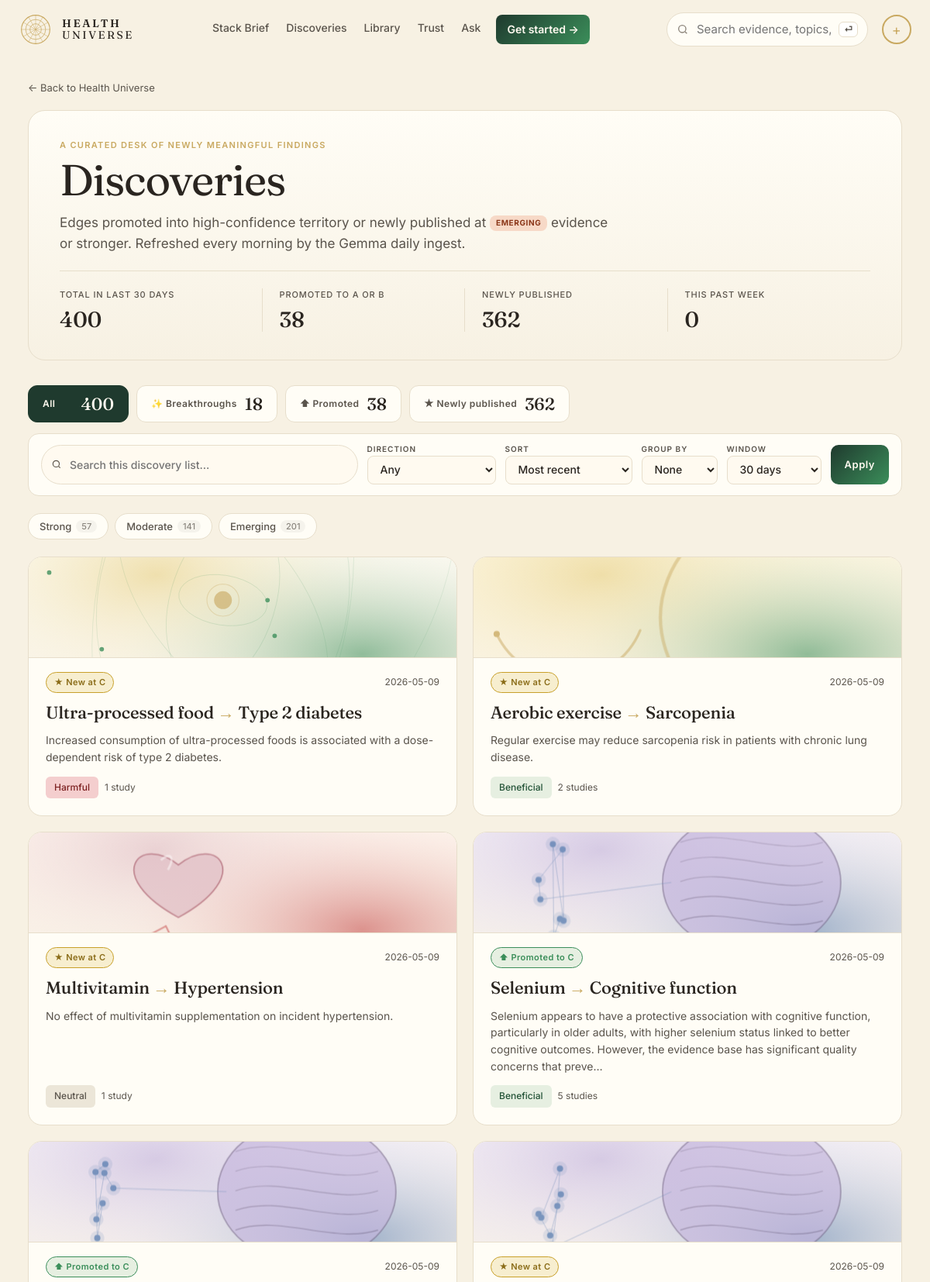
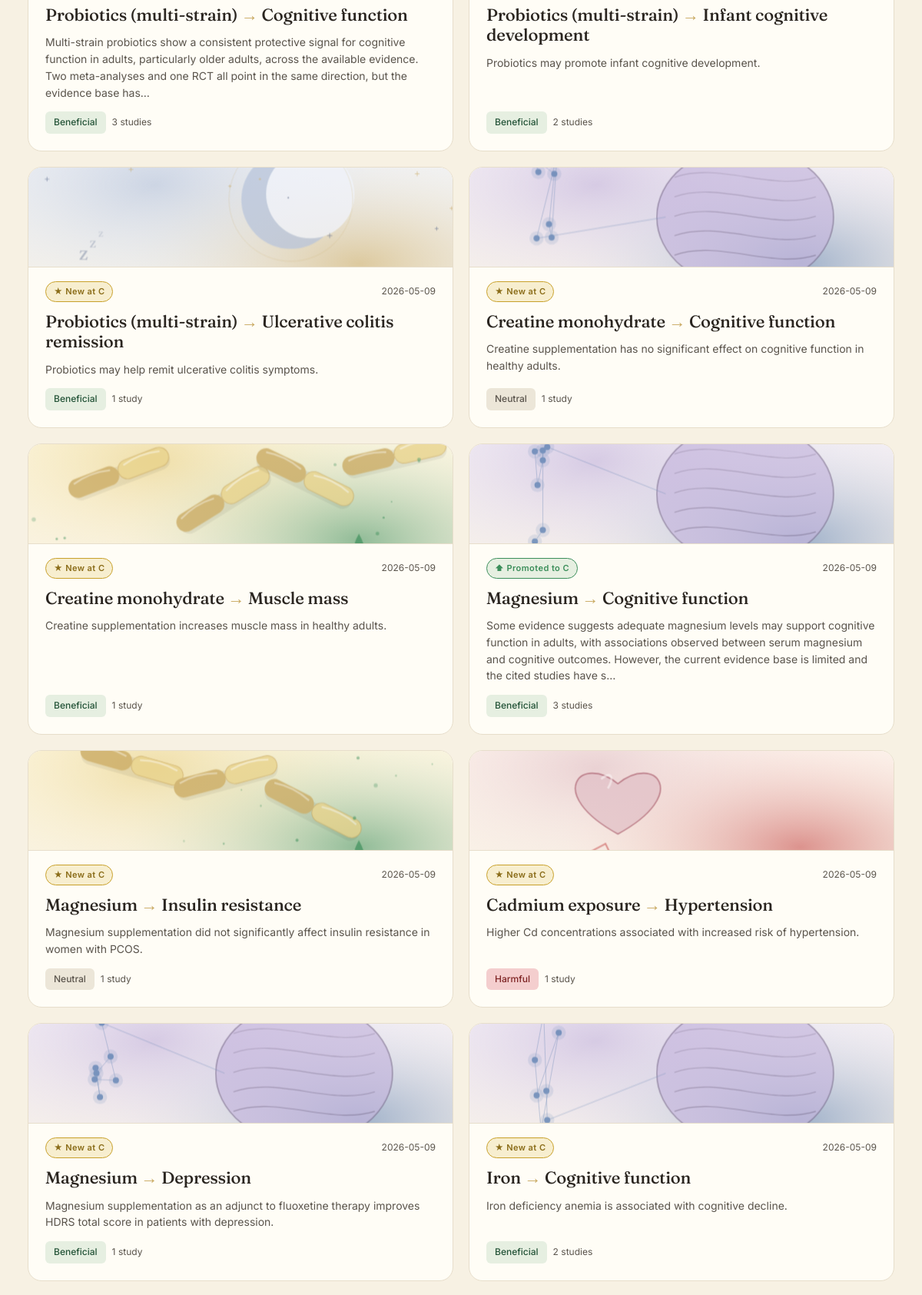
Page /discoveries (upper part) on the committed database (2 pictures, top to bottom).
### tables this page shows
CREATE TABLE edge (
    id              INTEGER PRIMARY KEY,
    factor_id       INTEGER NOT NULL REFERENCES entity(id),
    outcome_id      INTEGER NOT NULL REFERENCES entity(id),
    direction       TEXT NOT NULL CHECK (direction IN (
                      'protective','harmful','neutral','u_shaped','mixed')),
    tier            TEXT NOT NULL CHECK (tier IN ('A','B','C','D','X','deprecated')),
    effect_size     TEXT,         -- qualitative: trivial/small/moderate/large
    effect_quant    TEXT,         -- e.g. "RR 0.82 (0.74-0.91)"
    population      TEXT,         -- e.g. "adults>50; ApoE4 carriers"
    mechanism       TEXT,         -- 1-paragraph plain English
    summary         TEXT,         -- card body copy
    caveats         TEXT,
    seed_source     TEXT NOT NULL CHECK (seed_source IN ('claude_seed','gemma_daily','manual')),
    created_at      TEXT NOT NULL DEFAULT (datetime('now')),
    updated_at      TEXT NOT NULL DEFAULT (datetime('now')),
    last_reviewed   TEXT NOT NULL DEFAULT (datetime('now')), embedding BLOB, embedded_at TEXT, review_status TEXT DEFAULT "unreviewed",
    UNIQUE(factor_id, outcome_id, population)
);

### web/app.py (the view)
@app.get("/discoveries", response_class=HTMLResponse)
def discoveries(request: Request, days: int = 30, page: int = 1,
                tier: str = "", direction: str = "", q: str = "",
                kind: str = "", sort: str = "latest", group: str = ""):
    with connect() as conn:
        all_rows = _new_discoveries(conn, days=days, limit=400)
    promoted_count = sum(1 for r in all_rows if r.get("promoted_at"))
    newly_count    = sum(1 for r in all_rows if not r.get("promoted_at"))
    breakthrough_count = sum(1 for r in all_rows if r.get("breakthrough"))
    week_count = sum(1 for r in all_rows if
        (r.get("promoted_at") or r.get("updated_at"))[:10] >=
        (datetime_now() - timedelta(days=7)).strftime("%Y-%m-%d"))
    if week_count and week_count == len(all_rows):
        week_count = 0
    tier_counts: dict[str, int] = {}
    dir_counts: dict[str, int] = {}
    for r in all_rows:
        tier_counts[r["tier"]] = tier_counts.get(r["tier"], 0) + 1
        dir_counts[r["direction"]] = dir_counts.get(r["direction"], 0) + 1
    rows = all_rows
    tier_set = {t for t in (tier or "").split(",") if t}
    if tier_set:
        rows = [r for r in rows if r["tier"] in tier_set]
    if direction:
        rows = [r for r in rows if r["direction"] == direction]
    if kind == "promoted":
        rows = [r for r in rows if r.get("promoted_at")]
    elif kind == "newly":
        rows = [r for r in rows if not r.get("promoted_at")]
    elif kind == "breakthrough":
        rows = [r for r in rows if r.get("breakthrough")]
    if q:
        ql = q.lower().strip()
        rows = [r for r in rows
                if ql in (r.get("f_name") or "").lower()
                or ql in (r.get("o_name") or "").lower()
                or ql in (r.get("summary") or "").lower()]
    if sort == "importance":
        rows.sort(key=lambda r: (-(1 if r.get("breakthrough") else 0),
                                  -(r.get("score") or 0)))
    elif sort == "studies":
        rows.sort(key=lambda r: -(r.get("n_studies") or 0))
    elif sort == "az":
        rows.sort(key=lambda r: ((r.get("f_name") or "").lower(),
                                  (r.get("o_name") or "").lower()))
    else:                                              # latest (default)
        rows.sort(key=lambda r: r.get("promoted_at") or r.get("updated_at") or "",
                  reverse=True)
    groups = None
    if group == "kind":
        bk = [r for r in rows if r.get("breakthrough")]
        pr = [r for r in rows if r.get("promoted_at") and not r.get("breakthrough")]
        nw = [r for r in rows if not r.get("promoted_at") and not r.get("breakthrough")]
        groups = []
        if bk: groups.append({"slug":"breakthrough","name":"Breakthrough","rows":bk})
        if pr: groups.append({"slug":"promoted","name":"Promoted to A or B","rows":pr})
        if nw: groups.append({"slug":"newly","name":"Newly published","rows":nw})
    total = len(rows)
    if groups:
        page_rows = []
        pg = {"page":1,"pages":1,"total":total,"has_prev":False,"has_next":False,"offset":0}
    else:
        pg = _paginate(total, page)
        page_rows = rows[pg["offset"]: pg["offset"] + PAGE_SIZE]
    return render(request, "discoveries.html", {
        "title": "Discoveries", "rows": page_rows, "groups": groups,
        "days": days,
        "pg": pg, "base_path": "/discoveries",
        "promoted_count": promoted_count,
        "new_count": newly_count,
        "breakthrough_count": breakthrough_count,
        "week_count": week_count,
        "tier_counts": tier_counts,
        "dir_counts": dir_counts,
        "filters": {"tier": tier, "direction": direction, "q": q,
                    "kind": kind, "sort": sort, "group": group, "days": days},
        "sort_options": _LIB_SORTS,
    })

### web/templates/discoveries.html (shortened to what this page needs)
{% extends "base.html" %}
{% block content %}
{% macro qs(extra) -%}
  {%- set merged = {} -%}
  {%- for k,v in filters.items() -%}{%- if v -%}{%- set _ = merged.update({k: v}) -%}{%- endif -%}{%- endfor -%}
  {%- set _ = merged.update(extra) -%}
  {%- set parts = [] -%}
  {%- for k,v in merged.items() -%}{%- if v -%}{%- set _ = parts.append(k ~ '=' ~ v) -%}{%- endif -%}{%- endfor -%}
  {{- '?' ~ (parts | join('&')) if parts else '' -}}
{%- endmacro %}
{% set tier_chips = [
  ('A', 'Strong', 'tier-A'),
  ('B', 'Moderate', 'tier-B'),
  ('C', 'Emerging', 'tier-C'),
  ('X', 'Contested', 'tier-X'),
] %}
{% set kind_chips = [
  ('breakthrough', 'Breakthroughs', breakthrough_count, '✨'),
  ('promoted',     'Promoted',      promoted_count,    '⬆'),
  ('newly',        'Newly published', new_count,       '★'),
] %}
<section class="disc-page">
  <a class="back" href="/">← Back to Health Universe</a>
  <header class="disc-head">
    <p class="disc-eyebrow">A curated desk of newly meaningful findings</p>
    <h1 class="disc-title">Discoveries</h1>
    <p class="disc-lede">Edges promoted into high-confidence territory or newly published at <span class="pill tier-C">EMERGING</span> evidence or stronger. Refreshed every morning by the Gemma daily ingest.</p>
    <dl class="disc-stats">
      <div><dt>Total in last {{ days }} days</dt><dd>{{ pg.total if pg else rows|length }}</dd></div>
      <div><dt>Promoted to A or B</dt><dd>{{ promoted_count }}</dd></div>
      <div><dt>Newly published</dt><dd>{{ new_count }}</dd></div>
      <div><dt>This past week</dt><dd>{{ week_count }}</dd></div>
    </dl>
  </header>
  <div class="disc-kind-row">
    <a class="disc-kind-chip {% if not filters.kind %}is-active{% endif %}"
       href="{{ qs({'kind':''}) }}">
      <span class="disc-kind-icon">All</span>
      <b>{{ pg.total if pg else rows|length }}</b>
    </a>
    {% for slug, label, count, icon in kind_chips %}
      {% if count %}
      <a class="disc-kind-chip kind-{{ slug }}
                {% if filters.kind == slug %}is-active{% endif %}"
         href="{{ qs({'kind': slug if filters.kind != slug else ''}) }}">
        <span class="disc-kind-icon">{{ icon }} {{ label }}</span>
        <b>{{ count }}</b>
      </a>
      {% endif %}
    {% endfor %}
  </div>
  <form class="lib2-controls" method="get" action="" autocomplete="off">
    <div class="lib2-control lib2-search">
      <svg width="14" height="14" viewBox="0 0 24 24" fill="none" stroke="currentColor" stroke-width="2"><circle cx="11" cy="11" r="7"/><path d="m20 20-3.5-3.5"/></svg>
      <input type="text" name="q" value="{{ filters.q }}"
             placeholder="Search this discovery list…">
    </div>
    <div class="lib2-control">
      <label class="lib2-label">Direction</label>
      <select name="direction" onchange="this.form.submit()">
        <option value="">Any</option>
      </select>
    </div>
    <div class="lib2-control">
      <label class="lib2-label">Sort</label>
      <select name="sort" onchange="this.form.submit()">
        {% for k, v in sort_options.items() %}
        <option value="{{ k }}" {% if filters.sort == k %}selected{% endif %}>{{ v }}</option>
        {% endfor %}
      </select>
    </div>
    <div class="lib2-control">
      <label class="lib2-label">Group by</label>
      <select name="group" onchange="this.form.submit()">
        <option value="" {% if not filters.group %}selected{% endif %}>None</option>
      </select>
    </div>
    <div class="lib2-control">
      <label class="lib2-label">Window</label>
      <select name="days" onchange="this.form.submit()">
        {% for d in [7, 30, 90, 180] %}
        <option value="{{ d }}" {% if filters.days == d %}selected{% endif %}>{{ d }} days</option>
        {% endfor %}
      </select>
    </div>
    <button class="lib2-apply" type="submit">Apply</button>
  </form>
  <div class="disc-tier-row">
    {% for tslug, tlabel, tcls in tier_chips %}
      {% if tier_counts.get(tslug) %}
      <a class="disc-tier-chip {{ tcls }}
                {% if filters.tier == tslug %}is-active{% endif %}"
         href="{{ qs({'tier': tslug if filters.tier != tslug else ''}) }}">
        {{ tlabel }} <small>{{ tier_counts.get(tslug, 0) }}</small>
      </a>
      {% endif %}
    {% endfor %}
  </div>
  {% macro disc_card(r) %}
    <a class="disc-card-v2 tier-bg-{{ r.tier }} {% if r.breakthrough %}is-breakthrough{% endif %}" href="/edge/{{ r.id }}">
      <div class="disc-art-v2">{{ discovery_card_svg(factor_slug=r.f_slug, outcome_slug=r.o_slug, tier=r.tier, factor_kind=r.f_kind, outcome_kind=r.o_kind) | safe }}</div>
      <div class="disc-body-v2">
        <div class="disc-row">
          {% if r.promoted_at %}
            <span class="disc-status disc-status-promoted">⬆ Promoted to {{ r.tier }}</span>
          {% else %}
            <span class="disc-status disc-status-new">★ New at {{ r.tier }}</span>
          {% endif %}
          <span class="muted small">{{ (r.promoted_at or r.updated_at)[:10] }}</span>
        </div>
        <h2 class="disc-card-title">{{ r.f_name }} <span class="arrow">→</span> {{ r.o_name }}</h2>
        <p class="disc-card-summary">{{ r.summary[:240] }}{% if r.summary|length > 240 %}…{% endif %}</p>
        <div class="disc-foot">
          <span class="badge dir-{{ r.direction }}">{{ DIRECTION_LABEL[r.direction] }}</span>
          <span class="muted small">{{ r.n_studies }} stud{{ r.n_studies != 1 and "ies" or "y" }}</span>
        </div>
      </div>
    </a>
  {% endmacro %}
  {% if groups %}
    <nav class="lib2-jump" aria-label="Jump to group">
      <span class="muted small">Jump to:</span>
      {% for g in groups %}
        <a href="#disc-{{ g.slug }}" class="lib2-jump-link">{{ g.name }}<small>{{ g.rows|length }}</small></a>
      {% endfor %}
    </nav>
    {% for g in groups %}
    <section class="lib2-group" id="disc-{{ g.slug }}">
      <header class="lib2-group-head">
        <h2 class="lib2-group-title">{{ g.name }}</h2>
        <span class="lib2-group-count">{{ g.rows|length }} edge{{ g.rows|length != 1 and "s" or "" }}</span>
      </header>
      <div class="disc-grid">
        {% for r in g.rows %}{{ disc_card(r) }}{% endfor %}
      </div>
    </section>
    {% endfor %}
  {% else %}
    <div class="disc-grid">
      {% for r in rows %}{{ disc_card(r) }}
      {% endfor %}
    </div>
  {% endif %}
</section>
{% endblock %}

### rows in the picture
edge: tier "C", updated_at "2026-05-09", f_name "Ultra-processed food", o_name "Type 2 diabetes", summary "Increased consumption of ultra-processed foods is associated with a dose-dependent risk of type 2 diabetes.", direction "Harmful", n_studies "1", n_studies "y"
edge: tier "C", updated_at "2026-05-09", f_name "Aerobic exercise", o_name "Sarcopenia", summary "Regular exercise may reduce sarcopenia risk in patients with chronic lung disease.", direction "Beneficial", n_studies "2", n_studies "ies"
edge: tier "C", updated_at "2026-05-09", f_name "Multivitamin", o_name "Hypertension", summary "No effect of multivitamin supplementation on incident hypertension.", direction "Neutral", n_studies "1", n_studies "y"
edge: summary "Selenium appears to have a protective association with cognitive function, particularly in older adults, with higher selenium status linked to better cognitive outcomes. However, the evidence base has significant quality concerns that preve", direction "Beneficial"
edge: summary "Multi-strain probiotics show a consistent protective signal for cognitive function in adults, particularly older adults, across the available evidence. Two meta-analyses and one RCT all point in the same direction, but the evidence base has", direction "Beneficial"
edge: tier "C", updated_at "2026-05-09", f_name "Probiotics (multi-strain)", o_name "Infant cognitive development", summary "Probiotics may promote infant cognitive development.", direction "Beneficial", n_studies "2", n_studies "ies"
edge: tier "z z z", tier "C", updated_at "2026-05-09", f_name "Probiotics (multi-strain)", o_name "Ulcerative colitis remission", summary "Probiotics may help remit ulcerative colitis symptoms.", direction "Beneficial", n_studies "1", n_studies "y"
edge: tier "C", updated_at "2026-05-09", f_name "Creatine monohydrate", o_name "Cognitive function", summary "Creatine supplementation has no significant effect on cognitive function in healthy adults.", direction "Neutral", n_studies "1", n_studies "y"
edge: tier "C", updated_at "2026-05-09", f_name "Creatine monohydrate", o_name "Muscle mass", summary "Creatine supplementation increases muscle mass in healthy adults.", direction "Beneficial", n_studies "1", n_studies "y"
edge: summary "Some evidence suggests adequate magnesium levels may support cognitive function in adults, with associations observed between serum magnesium and cognitive outcomes. However, the current evidence base is limited and the cited studies have s", direction "Beneficial"
edge: tier "C", updated_at "2026-05-09", f_name "Magnesium", o_name "Insulin resistance", summary "Magnesium supplementation did not significantly affect insulin resistance in women with PCOS.", direction "Neutral", n_studies "1", n_studies "y"
edge: tier "C", updated_at "2026-05-09", f_name "Cadmium exposure", o_name "Hypertension", summary "Higher Cd concentrations associated with increased risk of hypertension.", direction "Harmful", n_studies "1", n_studies "y"
edge: tier "C", updated_at "2026-05-09", f_name "Magnesium", o_name "Depression", summary "Magnesium supplementation as an adjunct to fluoxetine therapy improves HDRS total score in patients with depression.", direction "Beneficial", n_studies "1", n_studies "y"
edge: tier "C", updated_at "2026-05-09", f_name "Iron", o_name "Cognitive function", summary "Iron deficiency anemia is associated with cognitive decline.", direction "Beneficial", n_studies "2", n_studies "ies"

### other values in the picture
{{ nav_initials or '+' }} "+"
{{ days }} "30"
{{ pg.total if pg else rows|length }} "400"
{{ promoted_count }} "38"
{{ new_count }} "362"
{{ week_count }} "0"
{{ icon }} "✨" "⬆" "★"
{{ label }} "Breakthroughs" "Promoted" "Newly published"
{{ count }} "18" "38" "362"
{{ tlabel }} "Strong" "Moderate" "Emerging"
{{ tier_counts.get(tslug, 0) }} "57" "141" "201"
{{ r.tier }} "C" "C" "C"
{{ (r.promoted_at or r.updated_at)[:10] }} "2026-05-09" "2026-05-09" "2026-05-09"
{{ r.f_name }} "Selenium" "Probiotics (multi-strain)" "Magnesium"
{{ r.o_name }} "Cognitive function" "Cognitive function" "Cognitive function"
